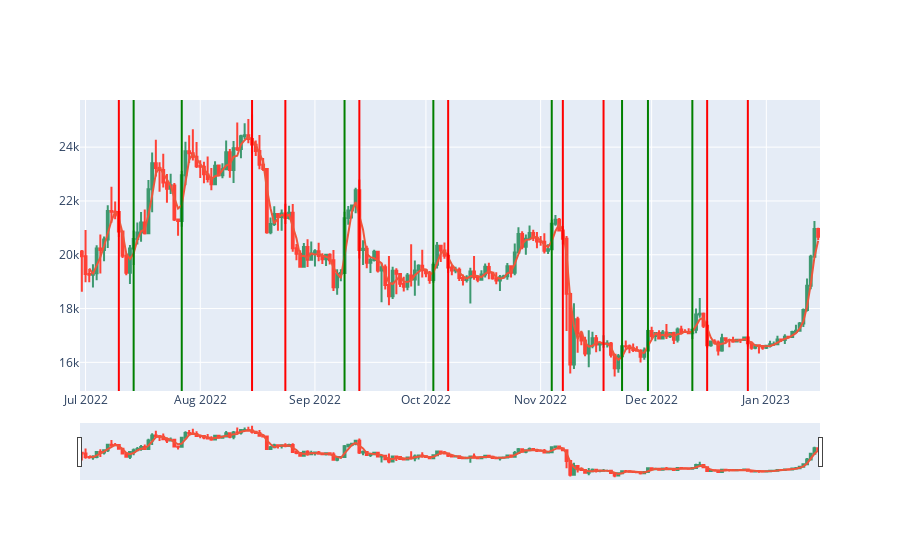
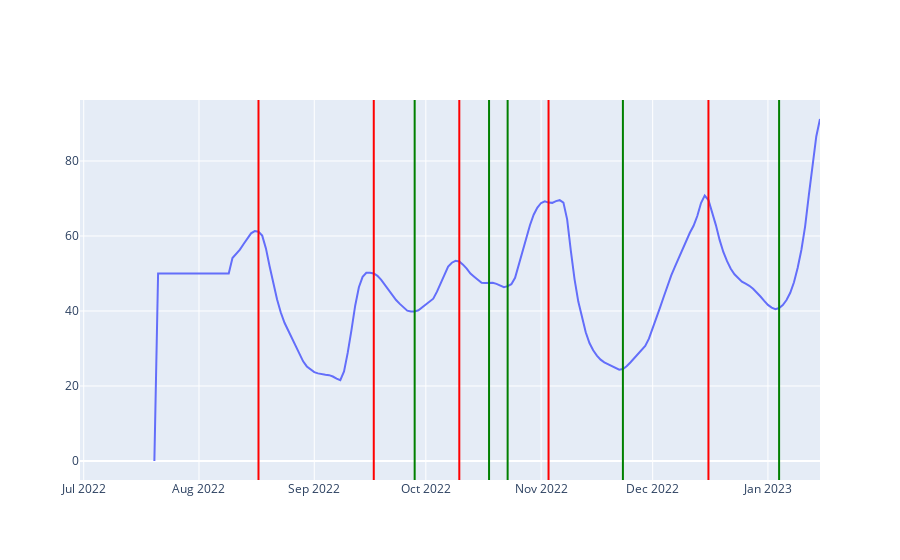
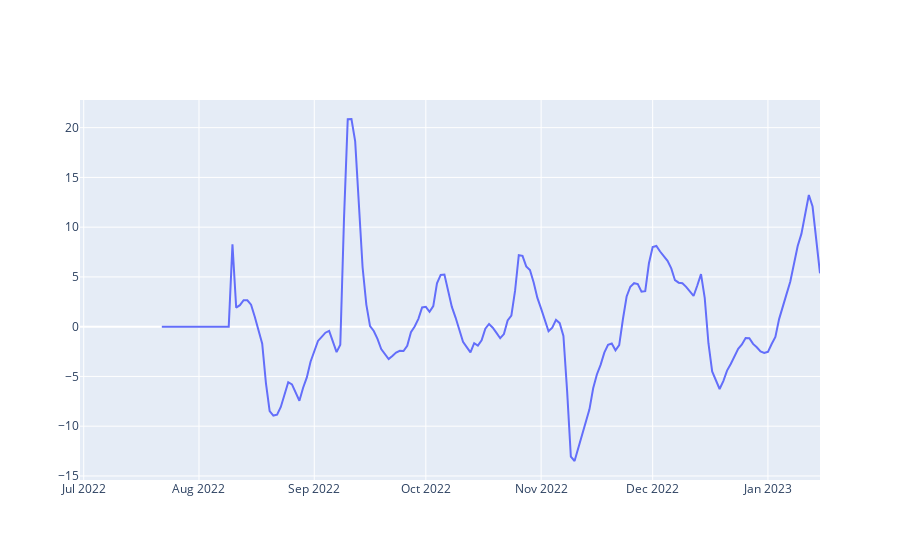

The cell these charts' notebook holds for them, in order:
### Code cell
fig = go.Figure(data=[go.Candlestick(x=df['date'],
                open=df['open'],
                high=df['high'],
                low=df['low'],
                close=df['close'])])

fig.add_trace(
    go.Scatter(
        x=df['date'],
        y=df['SMA']
    ))

# fig1 = go.Figure(go.Scatter(
#         x=df['date'],
#         y=df['SMAslope']
#     ))

rsx = go.Figure(go.Scatter(
        x=df['date'],
        y=df['RSX']
    ))

rsxslope = go.Figure(go.Scatter(
        x=df['date'],
        y=df['RSXslope']
    ))




for i in range(0, len(df)):
    if df.iloc[i]['up_reversal']:
        fig.add_vline(df.iloc[i]['date'],line_color="green")
    if df.iloc[i]['down_reversal']:
        fig.add_vline(df.iloc[i]['date'],line_color="red")

for i in range(0, len(df)):
    if df.iloc[i]['RSX_up_reversal']:
        rsx.add_vline(df.iloc[i]['date'],line_color="green")
    if df.iloc[i]['RSX_down_reversal']:
        rsx.add_vline(df.iloc[i]['date'],line_color="red")


# fig.add_trace(go.Scatter(x=df['date'], y=df['charthighest'],connectgaps=True))
# fig.add_trace(go.Scatter(x=df['date'], y=df['chartlowest'],connectgaps=True))



    # candle = df.iloc[i]
    # if candle['down_reversal']:
    #     window = df.rolling(window=3)

    #     # Use the max function to get the maximum value in the window
    #     aboba = window['high'].max()
    #     for imbalance in down_imbalances:
    #         if candle['date']>imbalance[2] and imbalance[0]<aboba[i]<imbalance[1]:
    #             print(imbalance[0],aboba[i],imbalance[1],candle['date'],imbalance[2])
    #             fig.add_vline(candle['date'])

# for imbalance in up_imbalances:
#     fig.add_trace(go.Scatter(x=[imbalance[2]], y=[imbalance[0]]))
# for imbalance in down_imbalances:
#     fig.add_trace(go.Scatter(x=[imbalance[2]], y=[imbalance[0]]))

fig.update_layout(showlegend=False)
fig.show()
# fig1.update_layout(showlegend=False)
# fig1.show()
rsx.update_layout(showlegend=False)
rsx.show()
rsxslope.update_layout(showlegend=False)
rsxslope.show()

### Figure 1 — Plotly figure (JSON) as saved in the notebook; plotly's stock layout.template omitted (floating-point values rounded to 4 significant figures; data arrays with more than 128 entries replaced by an {"elided": "..."} marker saying what was removed)
{"data": [{"close": {"elided": "200 float values"}, "high": {"elided": "200 float values"}, "low": {"elided": "200 float values"}, "open": {"elided": "200 float values"}, "type": "candlestick", "x": {"elided": "200 str values"}}, {"type": "scatter", "x": {"elided": "200 str values"}, "y": {"elided": "200 float values"}}], "layout": {"shapes": [{"line": {"color": "red"}, "type": "line", "x0": "2022-07-10T00:00:00", "x1": "2022-07-10T00:00:00", "xref": "x", "y0": 0, "y1": 1, "yref": "y domain"}, {"line": {"color": "green"}, "type": "line", "x0": "2022-07-14T00:00:00", "x1": "2022-07-14T00:00:00", "xref": "x", "y0": 0, "y1": 1, "yref": "y domain"}, {"line": {"color": "green"}, "type": "line", "x0": "2022-07-27T00:00:00", "x1": "2022-07-27T00:00:00", "xref": "x", "y0": 0, "y1": 1, "yref": "y domain"}, {"line": {"color": "red"}, "type": "line", "x0": "2022-08-15T00:00:00", "x1": "2022-08-15T00:00:00", "xref": "x", "y0": 0, "y1": 1, "yref": "y domain"}, {"line": {"color": "red"}, "type": "line", "x0": "2022-08-24T00:00:00", "x1": "2022-08-24T00:00:00", "xref": "x", "y0": 0, "y1": 1, "yref": "y domain"}, {"line": {"color": "green"}, "type": "line", "x0": "2022-09-09T00:00:00", "x1": "2022-09-09T00:00:00", "xref": "x", "y0": 0, "y1": 1, "yref": "y domain"}, {"line": {"color": "red"}, "type": "line", "x0": "2022-09-13T00:00:00", "x1": "2022-09-13T00:00:00", "xref": "x", "y0": 0, "y1": 1, "yref": "y domain"}, {"line": {"color": "green"}, "type": "line", "x0": "2022-10-03T00:00:00", "x1": "2022-10-03T00:00:00", "xref": "x", "y0": 0, "y1": 1, "yref": "y domain"}, {"line": {"color": "red"}, "type": "line", "x0": "2022-10-07T00:00:00", "x1": "2022-10-07T00:00:00", "xref": "x", "y0": 0, "y1": 1, "yref": "y domain"}, {"line": {"color": "green"}, "type": "line", "x0": "2022-11-04T00:00:00", "x1": "2022-11-04T00:00:00", "xref": "x", "y0": 0, "y1": 1, "yref": "y domain"}, {"line": {"color": "red"}, "type": "line", "x0": "2022-11-07T00:00:00", "x1": "2022-11-07T00:00:00", "xref": "x", "y0": 0, "y1": 1, "yref": "y domain"}, {"line": {"color": "red"}, "type": "line", "x0": "2022-11-18T00:00:00", "x1": "2022-11-18T00:00:00", "xref": "x", "y0": 0, "y1": 1, "yref": "y domain"}, {"line": {"color": "green"}, "type": "line", "x0": "2022-11-23T00:00:00", "x1": "2022-11-23T00:00:00", "xref": "x", "y0": 0, "y1": 1, "yref": "y domain"}, {"line": {"color": "green"}, "type": "line", "x0": "2022-11-30T00:00:00", "x1": "2022-11-30T00:00:00", "xref": "x", "y0": 0, "y1": 1, "yref": "y domain"}, {"line": {"color": "green"}, "type": "line", "x0": "2022-12-12T00:00:00", "x1": "2022-12-12T00:00:00", "xref": "x", "y0": 0, "y1": 1, "yref": "y domain"}, {"line": {"color": "red"}, "type": "line", "x0": "2022-12-16T00:00:00", "x1": "2022-12-16T00:00:00", "xref": "x", "y0": 0, "y1": 1, "yref": "y domain"}, {"line": {"color": "red"}, "type": "line", "x0": "2022-12-27T00:00:00", "x1": "2022-12-27T00:00:00", "xref": "x", "y0": 0, "y1": 1, "yref": "y domain"}], "showlegend": false}}

### Figure 2 — Plotly figure (JSON) as saved in the notebook; plotly's stock layout.template omitted (floating-point values rounded to 4 significant figures; data arrays with more than 128 entries replaced by an {"elided": "..."} marker saying what was removed)
{"data": [{"type": "scatter", "x": {"elided": "200 str values"}, "y": {"elided": "200 float values"}}], "layout": {"shapes": [{"line": {"color": "red"}, "type": "line", "x0": "2022-08-17T00:00:00", "x1": "2022-08-17T00:00:00", "xref": "x", "y0": 0, "y1": 1, "yref": "y domain"}, {"line": {"color": "red"}, "type": "line", "x0": "2022-09-17T00:00:00", "x1": "2022-09-17T00:00:00", "xref": "x", "y0": 0, "y1": 1, "yref": "y domain"}, {"line": {"color": "green"}, "type": "line", "x0": "2022-09-28T00:00:00", "x1": "2022-09-28T00:00:00", "xref": "x", "y0": 0, "y1": 1, "yref": "y domain"}, {"line": {"color": "red"}, "type": "line", "x0": "2022-10-10T00:00:00", "x1": "2022-10-10T00:00:00", "xref": "x", "y0": 0, "y1": 1, "yref": "y domain"}, {"line": {"color": "green"}, "type": "line", "x0": "2022-10-18T00:00:00", "x1": "2022-10-18T00:00:00", "xref": "x", "y0": 0, "y1": 1, "yref": "y domain"}, {"line": {"color": "green"}, "type": "line", "x0": "2022-10-23T00:00:00", "x1": "2022-10-23T00:00:00", "xref": "x", "y0": 0, "y1": 1, "yref": "y domain"}, {"line": {"color": "red"}, "type": "line", "x0": "2022-11-03T00:00:00", "x1": "2022-11-03T00:00:00", "xref": "x", "y0": 0, "y1": 1, "yref": "y domain"}, {"line": {"color": "green"}, "type": "line", "x0": "2022-11-23T00:00:00", "x1": "2022-11-23T00:00:00", "xref": "x", "y0": 0, "y1": 1, "yref": "y domain"}, {"line": {"color": "red"}, "type": "line", "x0": "2022-12-16T00:00:00", "x1": "2022-12-16T00:00:00", "xref": "x", "y0": 0, "y1": 1, "yref": "y domain"}, {"line": {"color": "green"}, "type": "line", "x0": "2023-01-04T00:00:00", "x1": "2023-01-04T00:00:00", "xref": "x", "y0": 0, "y1": 1, "yref": "y domain"}], "showlegend": false}}

### Figure 3 — Plotly figure (JSON) as saved in the notebook; plotly's stock layout.template omitted (floating-point values rounded to 4 significant figures; data arrays with more than 128 entries replaced by an {"elided": "..."} marker saying what was removed)
{"data": [{"type": "scatter", "x": {"elided": "200 str values"}, "y": {"elided": "200 float values"}}], "layout": {"showlegend": false}}
